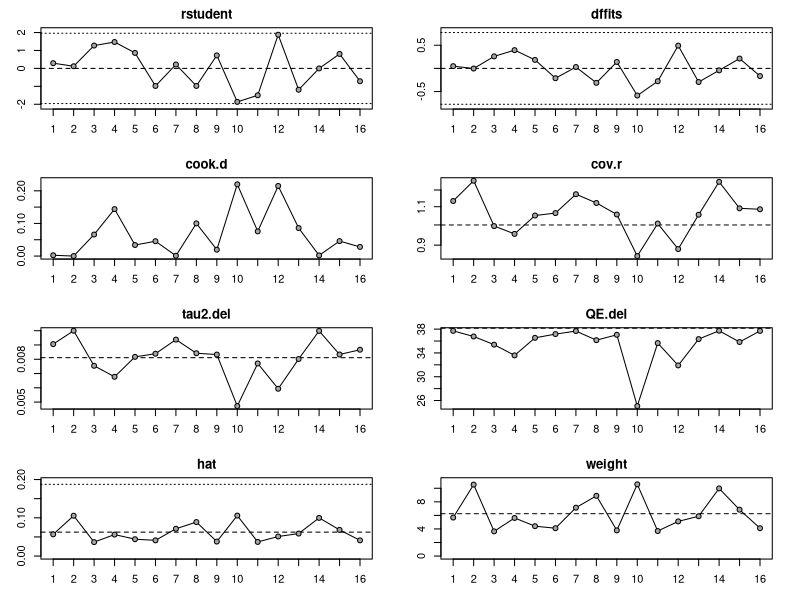
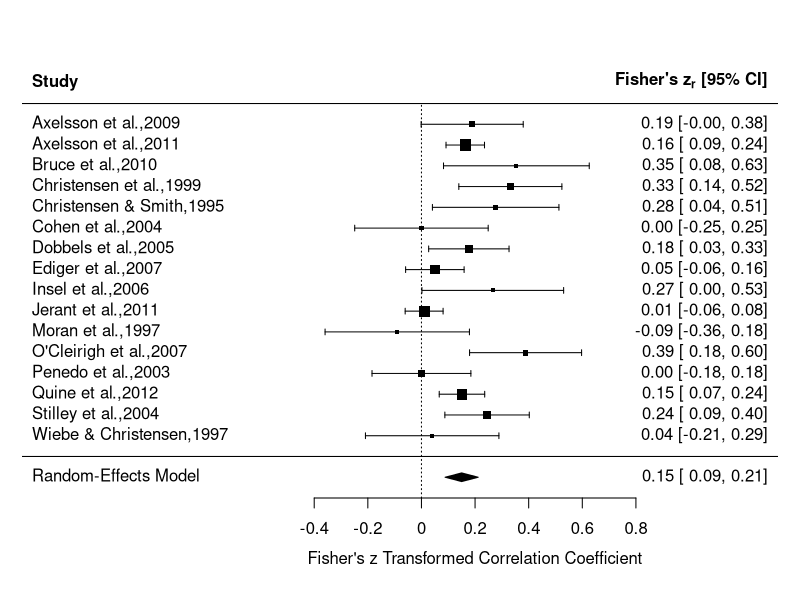
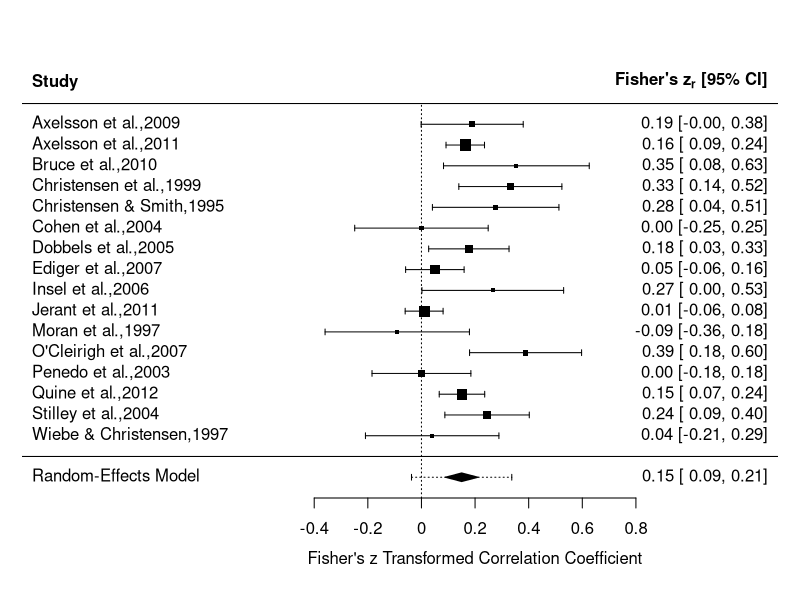
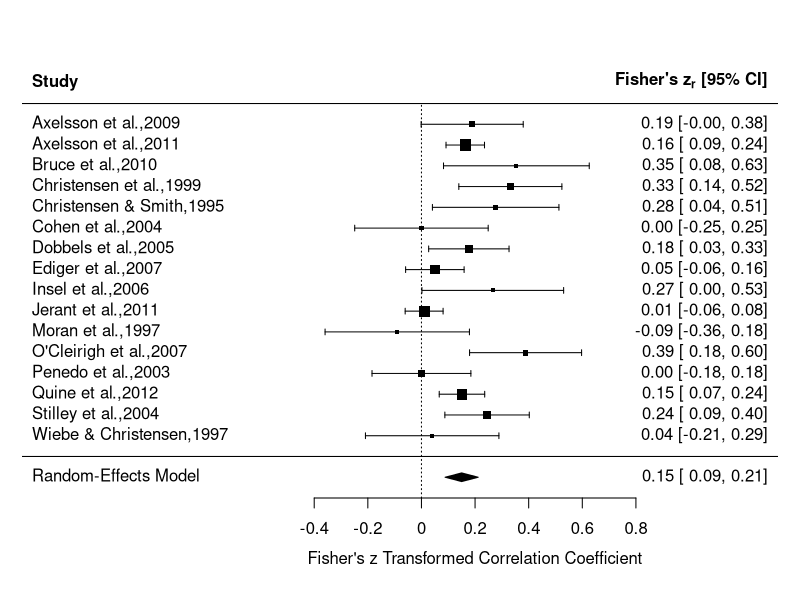
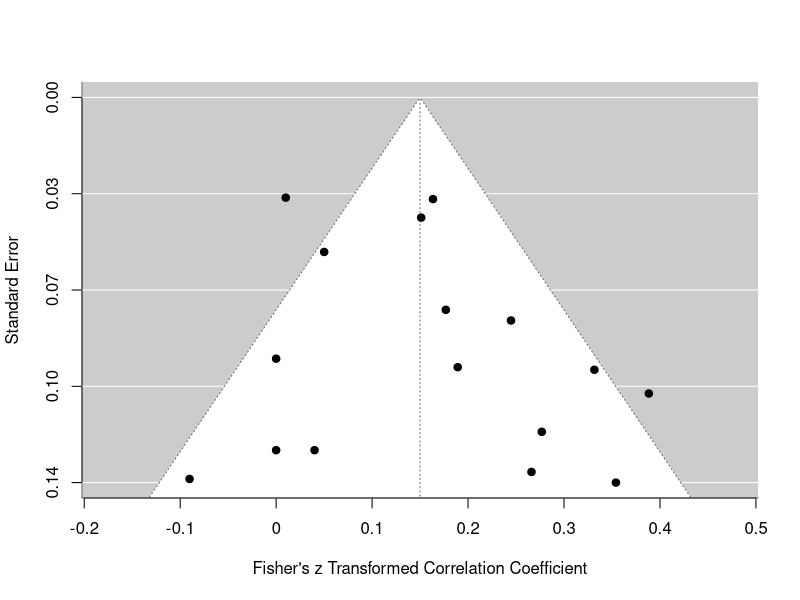
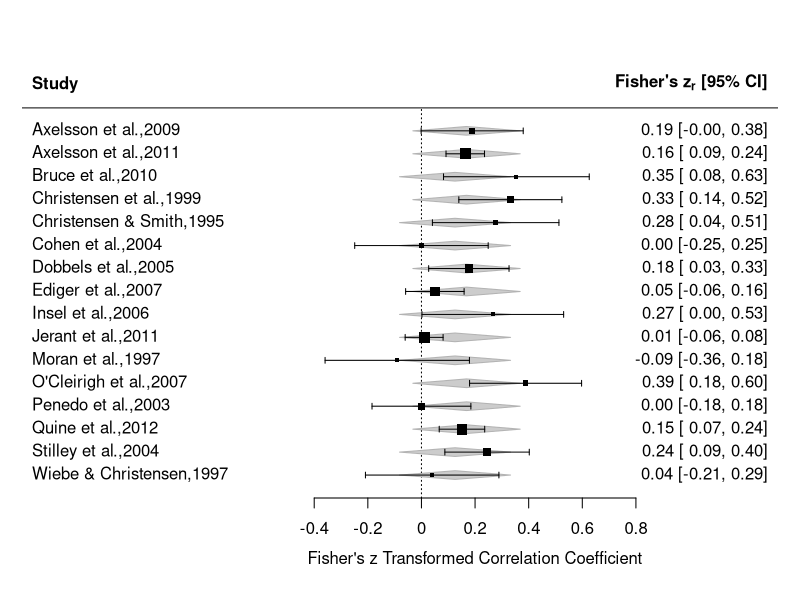
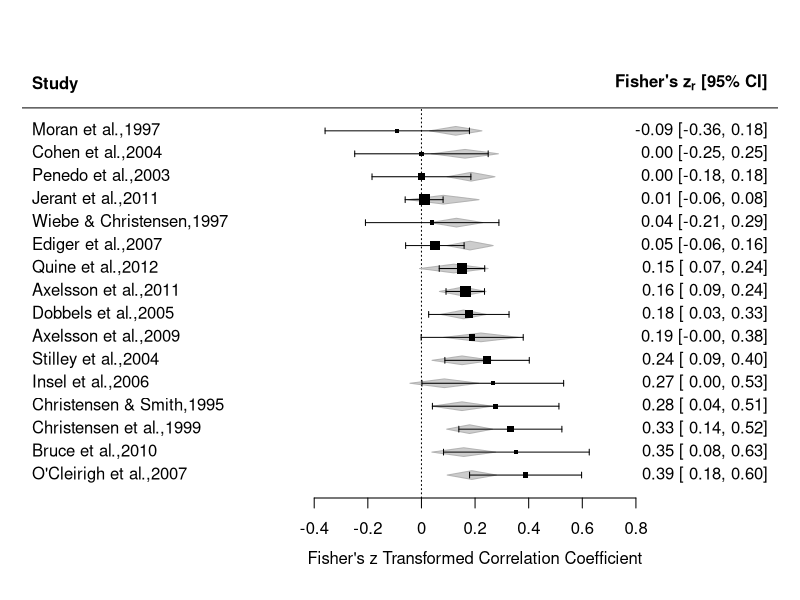
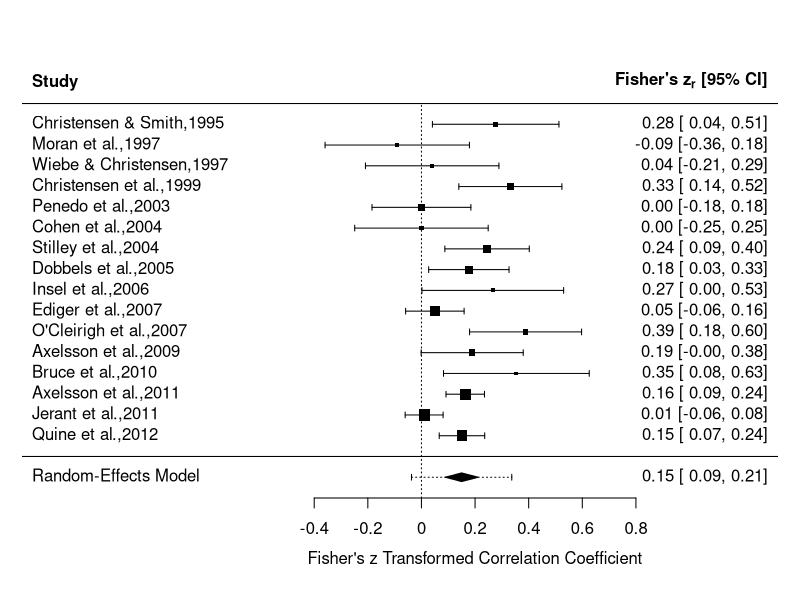

Generate these figures, in order, with R:
## ---- chunk 1
library(tidyverse)
library(metafor)
library(metadat)

# https://cran.r-project.org/web/packages/metadat/readme/README.html
df <- get(data(dat.molloy2014))

head(df)
## ---- chunk 2
df <- escalc(measure = "ZCOR", ri=ri, ni=ni, data=df, slab = paste(authors, year, sep=","))
ma.res <- rma(yi, vi, data=df)
ma.res
## ---- chunk 3
predict(ma.res)
confint(ma.res)
## ---- chunk 4
ma.inf <- influence(ma.res)
print(ma.inf)
## ---- chunk 5
plot(ma.inf)
## ---- chunk 6
forest(ma.res)
## ---- chunk 7
forest(ma.res, addpred = TRUE, header = TRUE)

## ---- chunk 8
forest(ma.res, header = TRUE)
## ---- chunk 9
funnel(ma.res, digits = list(1L,2))
## ---- chunk 10
regtest(ma.res)
## ---- chunk 11
# ma.res <- rma(yi, vi, data=df)
ma.res1 <- rma(yi, vi, data=df, mods = ~factor(a_measure))
ma.res1
## ---- chunk 12
forest(ma.res1, addpred = TRUE, header = TRUE)
## ---- chunk 13


df2 <- escalc(measure = "ZCOR", ri=ri, ni=ni, data=df, slab = paste(authors, year, sep=","))

df2 <- df[order(df$yi,df$a_measure),] 

ma.res2 <- rma(yi, vi, data=df2, mods = ~factor(a_measure)+meanage)
ma.res2
forest(ma.res2)
## ---- chunk 14
df3 <- escalc(measure = "ZCOR", ri=ri, ni=ni, data=df, slab = paste(authors, year, sep=","))

df3 <- df3[order(df3$year),] 

ma.res3 <- rma(yi, vi, data=df3)
ma.res3
forest(ma.res3, addpred = TRUE, header = TRUE)
## ---- chunk 15
forest.cumul <- cumul(ma.res3, order = order(df3$year))
forest(forest.cumul)
